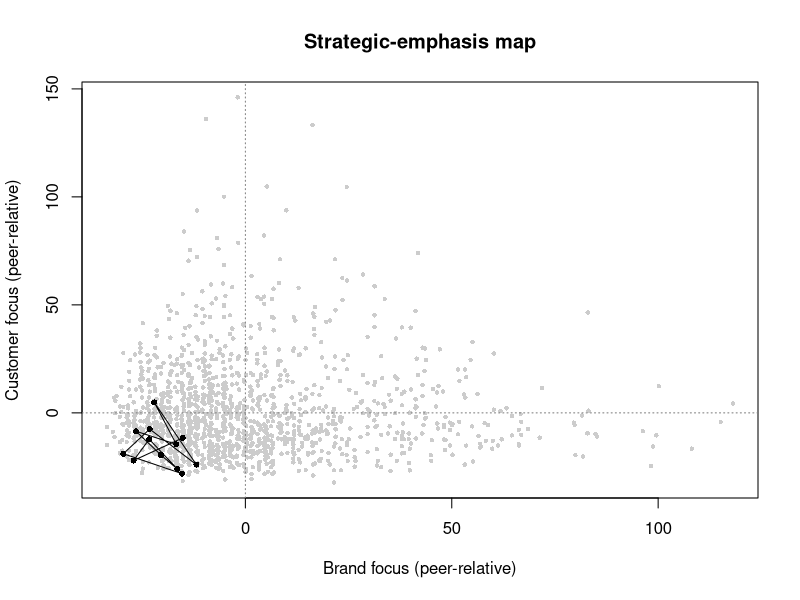
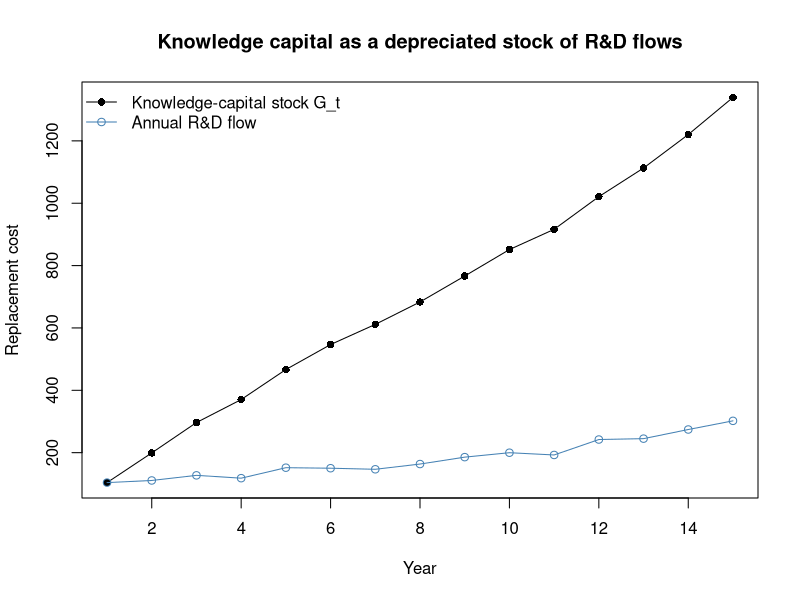
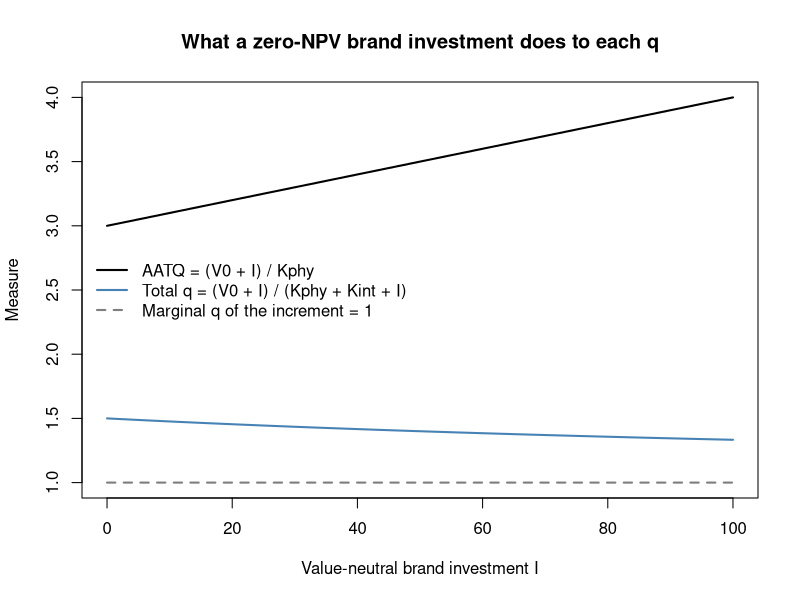

Write the R code that produced these figures, in order.
## ---- chunk 1
set.seed(21)

# --- Step 1: bigram dictionaries induced from a training library ---------------
# In the paper these come from brand- and customer-management textbooks; here we
# use a short illustrative subset. Dictionaries are BIGRAMS, not single words,
# because "customer value" and "brand value" share a token but not a construct.
dict_brand <- c("brand equity", "brand awareness", "brand positioning",
                "brand portfolio", "brand image", "advertising campaign",
                "brand loyalty", "brand extension")
dict_cust  <- c("customer retention", "customer lifetime", "loyalty program",
                "customer segment", "churn rate", "customer acquisition",
                "cross selling", "customer satisfaction")

# --- Step 2: a synthetic corpus with KNOWN latent foci -------------------------
# Each firm-year has latent brand focus b and customer focus c, drawn
# independently (the paper's finding: the two dimensions are uncorrelated).
n_firm <- 120; n_year <- 12
panel <- expand.grid(firm = 1:n_firm, year = 1:n_year)
firm_b <- rnorm(n_firm, 0, 1); firm_c <- rnorm(n_firm, 0, 1)
panel$b <- firm_b[panel$firm] + rnorm(nrow(panel), 0, 0.4)
panel$c <- firm_c[panel$firm] + rnorm(nrow(panel), 0, 0.4)

make_call <- function(b, c, n_bigrams = 600) {
  # Probability a given bigram slot is a brand (customer) phrase rises with the
  # latent focus; everything else is filler, as in a real transcript. Dictionary
  # hits are sparse (about 20 per call), which is what makes the index noisy.
  p_b <- plogis(-3.6 + 0.6 * b); p_c <- plogis(-3.6 + 0.6 * c)
  kind <- sample(c("b", "c", "filler"), n_bigrams, replace = TRUE,
                 prob = c(p_b, p_c, max(1e-6, 1 - p_b - p_c)))
  c(sample(dict_brand, sum(kind == "b"), replace = TRUE),
    sample(dict_cust,  sum(kind == "c"), replace = TRUE),
    rep("filler phrase", sum(kind == "filler")))
}

# --- Step 3: score each call -> focus index per 1,000 bigrams ------------------
score_call <- function(bigrams) {
  c(brand    = 1000 * sum(bigrams %in% dict_brand) / length(bigrams),
    customer = 1000 * sum(bigrams %in% dict_cust)  / length(bigrams))
}

scores <- t(mapply(function(b, c) score_call(make_call(b, c)),
                   panel$b, panel$c))
panel$bf <- scores[, "brand"]
panel$cf <- scores[, "customer"]

cat(sprintf("Recovery: cor(latent brand, brand index)    = %.2f\n",
            cor(panel$b, panel$bf)))
cat(sprintf("           cor(latent customer, cust. index) = %.2f\n",
            cor(panel$c, panel$cf)))
cat(sprintf("Measured foci are uncorrelated with each other: r = %.2f\n",
            cor(panel$bf, panel$cf)))
## ---- chunk 2
# Peer-relative focus: demean within year (in practice, within industry x year).
panel$bf_rel <- panel$bf - ave(panel$bf, panel$year)
panel$cf_rel <- panel$cf - ave(panel$cf, panel$year)

# A monitoring view for one firm: where does it sit, and is it drifting?
focal <- subset(panel, firm == 7)
round(head(focal[, c("year", "bf", "cf", "bf_rel", "cf_rel")], 4), 2)
## ---- chunk 3
#| label: fig-mf-focus-map
#| fig-cap: "A strategic-emphasis map. Each point is a firm-year positioned by its peer-relative brand focus and customer focus; the tracked firm's path (dark) shows drift over time. The two dimensions are near-orthogonal, so a firm's position is not pinned down by a single 'marketing emphasis' score."
#| message: false
#| warning: false
plot(panel$bf_rel, panel$cf_rel, pch = 16, col = "grey80", cex = 0.6,
     xlab = "Brand focus (peer-relative)", ylab = "Customer focus (peer-relative)",
     main = "Strategic-emphasis map")
abline(h = 0, v = 0, col = "grey50", lty = 3)
lines(focal$bf_rel, focal$cf_rel, type = "o", pch = 16, col = "black", cex = 0.8)
## ---- chunk 4
# True DGP: both foci help; doing both is penalized (beta_BC < 0).
panel$y <- 0.40 * panel$b + 0.35 * panel$c - 0.25 * panel$b * panel$c +
           rnorm(nrow(panel), 0, 0.8)

# Standardize BOTH the latent constructs and the measured indices, so the two
# regressions are on the same scale and the only difference is measurement error.
z <- function(x) as.numeric(scale(x))
panel$b_z  <- z(panel$b);  panel$c_z  <- z(panel$c)
panel$bf_z <- z(panel$bf); panel$cf_z <- z(panel$cf)

fit_latent   <- lm(y ~ b_z  * c_z  + factor(year), data = panel)
fit_measured <- lm(y ~ bf_z * cf_z + factor(year), data = panel)

comparison <- data.frame(
  term      = c("brand focus", "customer focus", "interaction"),
  latent    = round(coef(fit_latent)[c("b_z", "c_z", "b_z:c_z")], 3),
  measured  = round(coef(fit_measured)[c("bf_z", "cf_z", "bf_z:cf_z")], 3),
  row.names = NULL)
comparison$attenuation <- round(1 - comparison$measured / comparison$latent, 2)
comparison
## ---- chunk 5
set.seed(21)

# --- simulate a market and one firm with a known event-day jump --------------
n_est  <- 250          # estimation-window trading days
n_evt  <- 5            # event-window days (e.g., -2..+2)
alpha  <- 0.0002; beta <- 1.10
mkt_est <- rnorm(n_est, 0.0004, 0.009)
firm_est <- alpha + beta * mkt_est + rnorm(n_est, 0, 0.012)

# --- estimate the market model on the clean pre-event window -----------------
fit <- lm(firm_est ~ mkt_est)

# --- event window: true cash-flow news adds +3% on the announcement day ------
mkt_evt   <- rnorm(n_evt, 0.0004, 0.009)
news      <- c(0, 0, 0.03, 0, 0)            # day 0 carries the marketing news
firm_evt  <- coef(fit)[1] + coef(fit)[2] * mkt_evt +
             rnorm(n_evt, 0, 0.012) + news

# --- abnormal and cumulative abnormal returns --------------------------------
expected_evt <- predict(fit, newdata = data.frame(mkt_est = mkt_evt))
AR  <- firm_evt - expected_evt
CAR <- cumsum(AR)

data.frame(day = -2:2, AR = round(AR, 4), CAR = round(CAR, 4))
## ---- chunk 6
#| label: fig-perpetual-inventory
#| fig-cap: "Knowledge capital as a depreciated stock of past R&D flows, simulated by the perpetual-inventory recursion."
#| message: false
#| warning: false
# Knowledge-capital accumulation by perpetual inventory (eq. mf-knowcap).
set.seed(21)
years      <- 1:15
rd_flow    <- 100 * (1.08)^(years - 1) * exp(rnorm(length(years), 0, 0.05))
delta_rd   <- 0.15                       # BEA-style default depreciation
G <- numeric(length(years)); G[1] <- rd_flow[1]
for (t in 2:length(years)) {
  G[t] <- (1 - delta_rd) * G[t - 1] + rd_flow[t]
}

plot(years, G, type = "o", pch = 16,
     xlab = "Year", ylab = "Replacement cost",
     main = "Knowledge capital as a depreciated stock of R&D flows",
     ylim = range(c(G, rd_flow)))
lines(years, rd_flow, type = "o", col = "steelblue", pch = 1)
legend("topleft", bty = "n",
       legend = c("Knowledge-capital stock G_t", "Annual R&D flow"),
       col = c("black", "steelblue"), pch = c(16, 1), lty = 1)
## ---- chunk 7
#| label: fig-mf-q-neutral
#| fig-cap: "A value-neutral marketing investment under three measures. The firm spends $I$ and the market marks value up by exactly $I$, so marginal $q$ of the increment is one by construction. The accounting proxy (AATQ) rises because expensed brand spending never enters its denominator; total $q$ falls, correctly reporting that no value was created beyond cost."
#| message: false
#| warning: false
# A zero-NPV brand investment: value rises by exactly what was spent.
V0   <- 300   # market value before the investment
Kphy <- 100   # replacement cost of physical capital (the AATQ denominator)
Kint <- 100   # replacement cost of installed intangible capital
I    <- seq(0, 100, by = 5)

aatq <- (V0 + I) / Kphy                 # expensed: denominator never moves
totq <- (V0 + I) / (Kphy + Kint + I)    # intangible booked at replacement cost
mq   <- rep(1, length(I))               # marginal q of the increment: 1 by design

plot(I, aatq, type = "l", lwd = 2, ylim = range(c(aatq, totq, mq)),
     xlab = "Value-neutral brand investment I",
     ylab = "Measure", main = "What a zero-NPV brand investment does to each q")
lines(I, totq, lwd = 2, col = "steelblue")
lines(I, mq,   lwd = 2, col = "grey50", lty = 2)
legend("left", bty = "n", lwd = 2, lty = c(1, 1, 2),
       col = c("black", "steelblue", "grey50"),
       legend = c("AATQ = (V0 + I) / Kphy",
                  "Total q = (V0 + I) / (Kphy + Kint + I)",
                  "Marginal q of the increment = 1"))

cat("AATQ:    ", round(aatq[1], 3), "->", round(aatq[length(I)], 3), "\n")
cat("Total q: ", round(totq[1], 3), "->", round(totq[length(I)], 3), "\n")
## ---- chunk 8
# Reported in Schnabel, Heidari, Hock, and Raithel (2026, Management Science):
car_pct     <- 0.0065      # average CAR over the (-2,+2) event window
value_usd   <- 490e6       # implied value change at average market cap
per_ton_usd <- 75          # abnormal return per current ton of CO2e

# The two translations are an identity, so the sample quantities behind them
# can be backed out and checked for plausibility.
implied_mktcap <- value_usd / car_pct       # average market capitalization
implied_tons   <- value_usd / per_ton_usd   # avg. current emissions per firm

data.frame(
  quantity = c("Implied average market cap ($B)",
               "Implied avg. current emissions per firm (Mt CO2e)"),
  value    = c(round(implied_mktcap / 1e9, 1),
               round(implied_tons   / 1e6, 2))
)
## ---- chunk 9
set.seed(7)
n <- 188                                  # announcements, as in the paper

# --- event-level covariates --------------------------------------------------
t_norm    <- sort(runif(n))               # announcement time, scaled to [0,1]
biz_share <- pmin(pmax(rnorm(n, 0.35, 0.15), 0), 1)  # topic share: business impact
log_emis  <- log(pmax(rlnorm(n, 1.6, 1.1), 0.05))    # log committed-scope emissions
size      <- rnorm(n)                     # log market cap, a standard control

biz_c  <- biz_share - mean(biz_share)     # centered: effect at window start
emis_c <- log_emis  - mean(log_emis)

# --- DGP: both moderator effects decay to zero by the end of the window ------
CAR <- 0.0065 +
  0.080  * biz_c  * (1 - t_norm) +
  0.008  * emis_c * (1 - t_norm) +
  0.0004 * size +
  rnorm(n, 0, 0.022)          # abnormal returns are mostly noise by construction

d      <- data.frame(CAR, biz_c, emis_c, t_norm, size)
m_main <- lm(CAR ~ biz_c + emis_c + size, data = d)
m_time <- lm(CAR ~ biz_c * t_norm + emis_c * t_norm + size, data = d)

round(summary(m_main)$coefficients[, c(1, 4)], 4)
round(summary(m_time)$coefficients[, c(1, 4)], 4)
## ---- chunk 10
# Detection rate for each decay interaction, holding the DGP above fixed.
detect <- function(seed) {
  set.seed(seed)
  t_norm <- sort(runif(188))
  biz_c  <- pmin(pmax(rnorm(188, 0.35, 0.15), 0), 1)
  emis_c <- log(pmax(rlnorm(188, 1.6, 1.1), 0.05))
  biz_c  <- biz_c  - mean(biz_c)
  emis_c <- emis_c - mean(emis_c)
  CAR <- 0.0065 + 0.080 * biz_c  * (1 - t_norm) +
                  0.008 * emis_c * (1 - t_norm) + rnorm(188, 0, 0.022)
  ct <- summary(lm(CAR ~ biz_c * t_norm + emis_c * t_norm))$coefficients
  c(business_impact = ct["biz_c:t_norm",  1] < 0 && ct["biz_c:t_norm",  4] < .05,
    emissions       = ct["t_norm:emis_c", 1] < 0 && ct["t_norm:emis_c", 4] < .05)
}
round(rowMeans(sapply(1:400, detect)), 2)
## ---- chunk 11
# (-1,0) mean CARs in percent, by event type x SASB materiality x decade,
# with event counts (Kofford, Melancon & Lewis 2025 working paper, Table 7).
cells <- data.frame(
  type     = rep(c("eco-friendly", "eco-harmful"), each = 8),
  material = rep(rep(c("material", "immaterial"), each = 4), 2),
  decade   = rep(c("1980s", "1990s", "2000s", "2010s"), 4),
  n        = c(18, 25, 42,  72,   4, 12, 16, 30,
               44, 60, 16, 121,  11, 17,  8, 18),
  car      = c( 1.40,  1.29,  0.78,  0.01,   0.24,  0.06,  0.44, -0.65,
               -0.58, -0.51, -1.34, -1.17,   0.22, -1.14, -0.66,  1.37)
)
wmean <- function(d) sum(d$n * d$car) / sum(d$n)
margin <- function(by) {
  out <- do.call(rbind, lapply(split(cells, cells[c("type", by)]), function(d)
    data.frame(type = d$type[1], level = d[[by]][1], n = sum(d$n),
               implied = round(wmean(d), 2))))
  out <- out[order(out$type, out$level), ]
  rownames(out) <- NULL
  out
}

# Decade margin vs. the paper's Table 5
dec <- margin("decade")
dec$reported <- c(1.19, 0.89, 0.68, -0.18, -0.42, -0.65, -1.12, -0.84)

# Materiality margin vs. the paper's Table 6
mat <- margin("material")
mat$reported <- c(-0.17, 0.58, 0.05, -0.91)

rbind(dec, mat)
## ---- chunk 12
# Rough noise level: the full-sample SD of the (-1,0) CAR, in percentage points
# (paper's Table 3). This is the raw-CAR scale, not the standardized Patell scale.
sd_car <- c("eco-friendly" = 2.10, "eco-harmful" = 3.25)

do.call(rbind, lapply(names(sd_car), function(ty) {
  m <- cells[cells$type == ty & cells$material == "material", ]
  i <- cells[cells$type == ty & cells$material == "immaterial", ]
  diff <- wmean(m) - wmean(i)
  se   <- sd_car[ty] * sqrt(1 / sum(m$n) + 1 / sum(i$n))
  data.frame(
    type             = ty,
    n_immaterial     = sum(i$n),
    material_car     = round(wmean(m), 2),
    mde_immaterial   = round((qnorm(.975) + qnorm(.80)) * sd_car[ty] / sqrt(sum(i$n)), 2),
    diff_z           = round(diff / se, 2),
    row.names        = NULL
  )
}))
## ---- chunk 13
set.seed(2022)
n <- 289                                    # announcements, as in the paper

# --- what investors can see before the announcement --------------------------
footprint <- rnorm(n)                       # standardized exposure to the market
peers     <- rpois(n, 3)                    # competitors that already suspended
interest  <- rnorm(n)                       # public interest in the conflict
p <- plogis(-0.4 + 0.7 * footprint + 0.35 * (peers - 3) + 0.5 * interest)

# --- what a suspension costs, and what the firm actually does -----------------
delta   <- 0.03 * exp(0.2 * footprint)      # value lost by suspending (> 0)
suspend <- rbinom(n, 1, p)                  # decision drawn from investors' own p

# --- rational expectations: the CAR prices only the surprise ------------------
car_true <- ifelse(suspend == 1, -(1 - p) * delta, p * delta)
CAR      <- car_true + rnorm(n, 0, 0.015)   # plus event-window noise

d <- data.frame(CAR, suspend, footprint, peers, interest, p, delta)

# First stage: suspend vs continue
round(summary(lm(CAR ~ suspend, data = d))$coefficients, 4)

# Second stage among suspensions: anticipation proxies attenuate the loss
round(summary(lm(CAR ~ footprint + peers + interest,
                 data = subset(d, suspend == 1)))$coefficients, 4)

# How much of the economic cost does the average suspension CAR reveal?
with(subset(d, suspend == 1),
     c(mean_CAR = round(mean(CAR), 4), mean_cost = round(-mean(delta), 4),
       share_revealed = round(mean(CAR) / -mean(delta), 2)))

# Footprint moves both p (anticipation) and delta (what is at stake).
# Noise-free footprint slope among suspensions, as the cost channel strengthens:
fp_slope <- function(cost_slope) {
  dl <- 0.03 * exp(cost_slope * footprint)
  y  <- -(1 - p) * dl
  s  <- suspend == 1
  unname(coef(lm(y[s] ~ footprint[s] + peers[s] + interest[s]))[2])
}
round(sapply(c(none = 0, mild = 0.2, strong = 0.6), fp_slope), 4)
